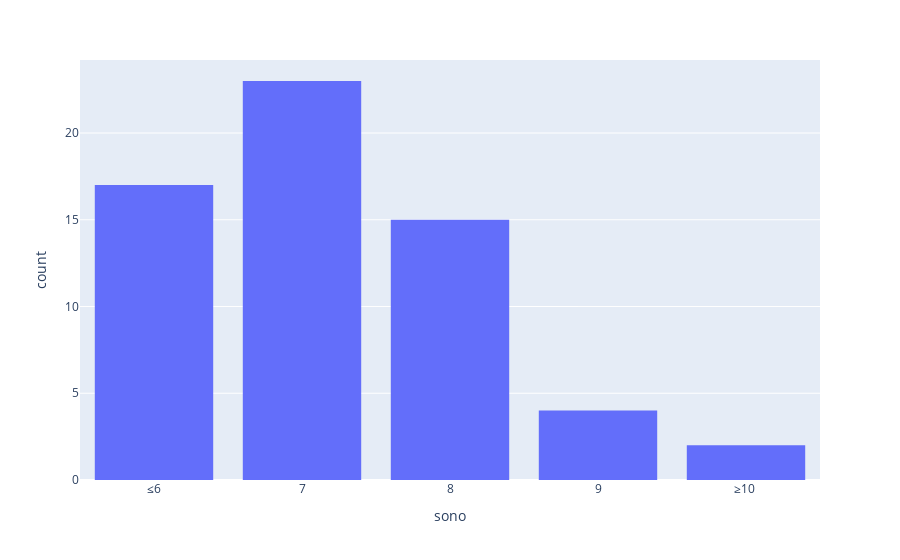

Notebook cell for this chart:
### Markdown cell above
# Correlação entre desempenho e quantidade de sono

### Code cell
px.histogram(df, x='sono')

### Figure 1 — Plotly figure (JSON) as saved in the notebook; plotly's stock layout.template omitted (floating-point values rounded to 4 significant figures)
{"data": [{"alignmentgroup": "True", "bingroup": "x", "hovertemplate": "sono=%{x}<br>count=%{y}<extra></extra>", "legendgroup": "", "marker": {"color": "#636efa", "pattern": {"shape": ""}}, "name": "", "offsetgroup": "", "orientation": "v", "showlegend": false, "type": "histogram", "x": ["≤6", "7", "≤6", "7", "8", "7", "7", "≤6", "8", "≤6", "8", "8", "7", "9", "≥10 ", "≤6", "8", "8", "≤6", "9", "9", "8", "≤6", "7", "7", "7", "7", "8", "8", "9", "8", "7", "7", "8", "8", "7", "≤6", "7", "7", "≤6", "7", "≤6", "8", "8", "7", "≤6", "≤6", "7", "≤6", "≤6", "7", "7", "7", "≤6", "8", "7", "≤6", "7", "≤6", "7", "≥10 ", null, null, null], "xaxis": "x", "yaxis": "y"}], "layout": {"barmode": "relative", "legend": {"tracegroupgap": 0}, "margin": {"t": 60}, "xaxis": {"anchor": "y", "domain": [0, 1], "title": {"text": "sono"}}, "yaxis": {"anchor": "x", "domain": [0, 1], "title": {"text": "count"}}}}
